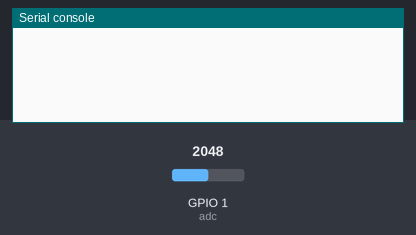
The program below on a simulated ESP32 board running MicroPython. On the bench: the last lines printed to the serial console. Inputs (shaded band) come from the test bench; at power-on: GPIO 1 (adc) = 2048 (analog values on the 0–4095 scale).

Above: at 1.2 s.
1.3 s: GPIO 1 (adc) set to 2866
At 3.8 s:
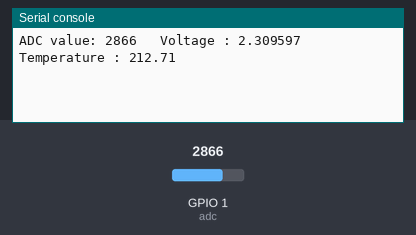
4.4 s: GPIO 1 (adc) set to 3603
At 5.5 s:
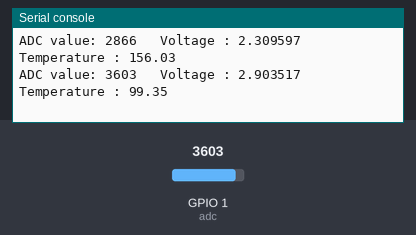
Timing chart, 0 to 7.4 s (numbered marks = the images above; inputs shaded):
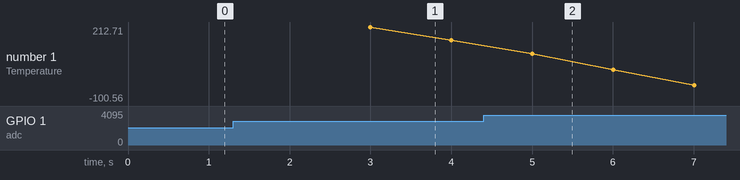

Measured:
- after the input at 1.3 s, the serial console: prints a new line after 1.7 s (image 1)
- after the input at 4.4 s, the serial console: prints a new line after 0.60 s (image 2)
- plotted number 1: 156.03 → -100.56 after the input at 4.4 s

The program:

Thermometer_Explorations.py
```python
from machine import Pin,ADC
import time
import math

adc=ADC(Pin(1))
adc.atten(ADC.ATTN_11DB)
adc.width(ADC.WIDTH_12BIT)
temps = [] #These will get added onto during the while loop below!
try:
    while True:
        adcValue=adc.read()
        voltage=adcValue/4095*3.3
        Rt=10*voltage/(3.3-voltage)
        tempK=(1/(1/(273.15+25)+(math.log(Rt/10))/3950))
        tempC=tempK-273.15
        tempF = tempC * 9.5 + 32 #Farenheit conversion, then assigns it to a new variable.
        if len(temps) == 3:
            temps_combined = round((temps[0] + temps[1] + temps[2]) / 3, 2)
            print("ADC value:",adcValue,"\tVoltage :",voltage,"\tTemperature :",temps_combined );
        if len(temps) > 3:
            del temps[0]
            continue
        temps.append(tempF) #You could change this to tempC if you want celsius.
        time.sleep_ms(1000)
except:
    pass
```
